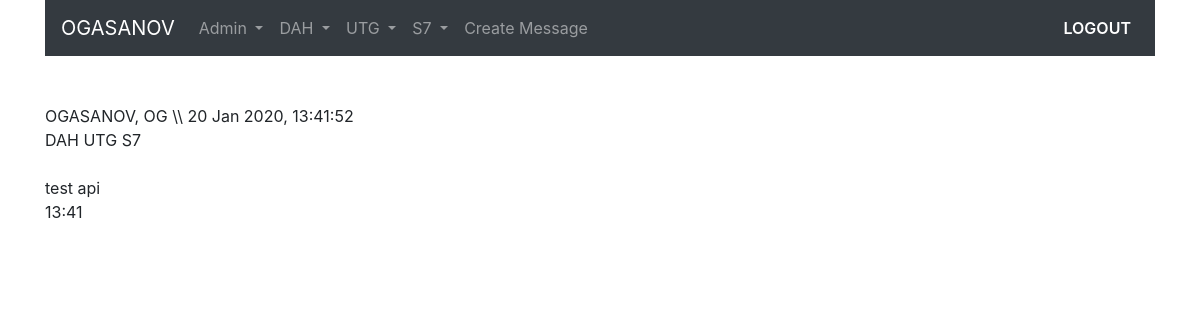
Page /message/1579516912/ (signed in) on the committed database.
### user_model/models.py (models this page shows, shortened)
class UserModel(AbstractBaseUser):
    username = models.CharField(verbose_name='username', max_length=30, unique=True)
    fullname = models.CharField(verbose_name='full name', max_length=100)
    entity = models.CharField(verbose_name='entity', max_length=60)
    date_joined = models.DateTimeField(verbose_name='date joined', auto_now_add=True)
    last_login = models.DateTimeField(verbose_name='last login', auto_now=True)
    is_admin = models.BooleanField(default=False)
    is_active = models.BooleanField(default=True)
    is_staff = models.BooleanField(default=False)
    is_superuser = models.BooleanField(default=False)
    USERNAME_FIELD = 'username'
    REQUIRED_FIELDS = ['fullname', 'entity']
    objects = UserModelManager()
    class Meta:
        verbose_name = 'Create User'
        verbose_name_plural = 'Create Users'

class Message(models.Model):
    title = models.CharField(max_length=150, db_index=True)
    slug = models.SlugField(max_length=150, unique=True)
    body = models.TextField(db_index=True)
    tags = models.ManyToManyField('Tag', related_name='t_messages')
    users = models.ManyToManyField('UserModel', related_name='u_messages')
    date_pub = models.DateTimeField(auto_now_add=True)
    class Meta:
        ordering = ['-date_pub']

class Tag(models.Model):
    title = models.CharField(max_length=50, unique=True)
    slug = models.SlugField(max_length=50, unique=True)

### user_model/views.py (the view)
# urls.py: path('message/<str:slug>/', message_detail, name='message_detail'),
@login_required
def message_detail(request, slug):
    message = Message.objects.get(slug__iexact=slug)
    return render(request, 'user_model/message_detail.html', context={'message': message})

### user_model/templates/user_model/message_detail.html
{% extends 'user_model/base.html' %}
{% block content %}
    {{ message.title }} \\
    {{ message.date_pub|date:'d M Y, H:i:s' }}
    <br>
    {% for tag in message.tags.all %}
        {{ tag.title }}
    {% endfor %}
    <br>
    <br>
    {{ message.body|linebreaks }}
{% endblock %}

### user_model/templates/user_model/includes/navbar.html (shortened to what this page needs)
<nav class="navbar navbar-expand-md navbar-dark bg-dark sticky-top">
    {% if request.user.is_authenticated %}
        <a class="navbar-brand" href="{% url 'homepage' %}">{{ request.user.username|upper }}</a>
    {% else %}
        <a class="navbar-brand mx-auto" href="{% url 'homepage' %}">Рассылка сообщений по рейсам</a>
    {% endif %}
    {% if request.user.is_authenticated and request.user.is_admin %}
    <div class="collapse navbar-collapse" id="navbarSupportedContent">
        <ul class="navbar-nav mr-auto">
            {% include 'user_model/includes/nav_item_admin.html' %}
            {% include 'user_model/includes/nav_item_template.html' %}
        </ul>
        <ul class="navbar-nav ml-auto">
            {% include 'user_model/includes/nav_item_logout.html' %}
        </ul>
    </div>
    {% endif %}
</nav>

### rows in the picture
UserModel: user.username "OGASANOV"
Message: title "OGASANOV, OG", date_pub "20 Jan 2020, 13:41:52", body "test api 13:41"
Tag: title "DAH"
Tag: title "UTG"
Tag: title "S7"
